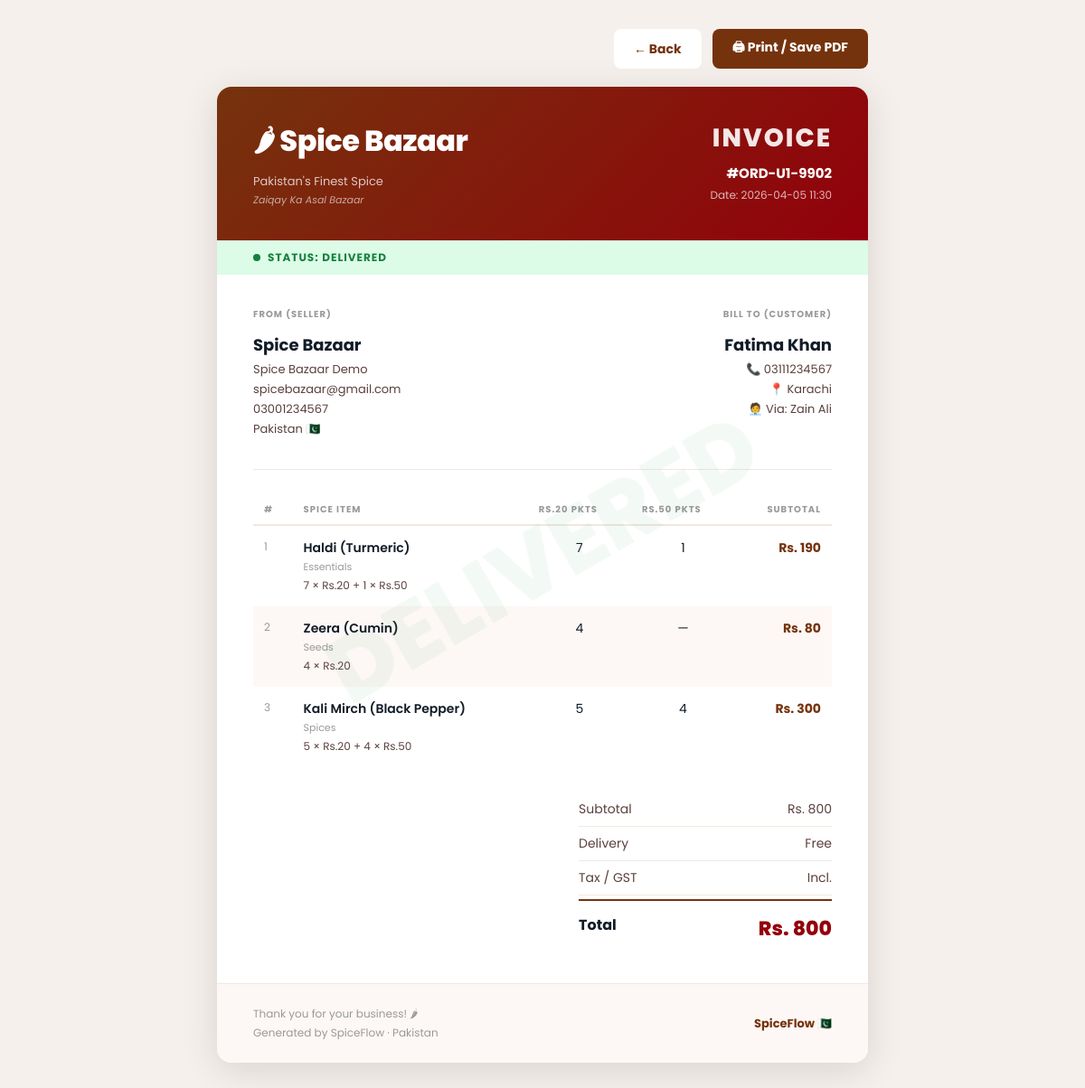
Page /orders/bill/2 (signed in) on the committed database.
### tables this page shows
CREATE TABLE orders (
            id INTEGER PRIMARY KEY AUTOINCREMENT,
            user_id INTEGER NOT NULL,
            order_number TEXT UNIQUE,
            customer_name TEXT,
            phone TEXT,
            city TEXT,
            salesman TEXT,
            total_amount REAL DEFAULT 0,
            status TEXT DEFAULT 'Pending',
            created_at TEXT DEFAULT CURRENT_TIMESTAMP,
            FOREIGN KEY(user_id) REFERENCES users(id)
        );

CREATE TABLE users (
            id INTEGER PRIMARY KEY AUTOINCREMENT,
            email TEXT UNIQUE NOT NULL,
            password_hash TEXT NOT NULL,
            full_name TEXT,
            phone TEXT,
            role TEXT DEFAULT 'Staff',
            created_at TEXT DEFAULT CURRENT_TIMESTAMP
        );

CREATE TABLE order_items (
            id INTEGER PRIMARY KEY AUTOINCREMENT,
            order_id INTEGER,
            spice_id INTEGER,
            qty_20 INTEGER DEFAULT 0,
            qty_50 INTEGER DEFAULT 0,
            FOREIGN KEY(order_id) REFERENCES orders(id),
            FOREIGN KEY(spice_id) REFERENCES spices(id)
        );

CREATE TABLE spices (
            id INTEGER PRIMARY KEY AUTOINCREMENT,
            user_id INTEGER NOT NULL,
            name TEXT NOT NULL,
            category TEXT,
            img_url TEXT,
            stock_20 INTEGER DEFAULT 0,
            stock_50 INTEGER DEFAULT 0,
            FOREIGN KEY(user_id) REFERENCES users(id)
        );

### app.py (the view, shortened to what this page needs)
@app.route("/orders/bill/<int:order_id>")
@login_required
def view_bill(order_id):
    conn = get_db()
    user_id = current_user_id()
    order_raw = conn.execute(
        "SELECT * FROM orders WHERE id=? AND user_id=?", (order_id, user_id)
    ).fetchone()
    if not order_raw:
        conn.close()
        flash("Order not found.", "error")
        return redirect(url_for("orders"))
    order = dict(order_raw)
    order['display_time'] = order['created_at'][:16] if order.get('created_at') else ''
    items = conn.execute("""
        SELECT s.name, s.category, oi.qty_20, oi.qty_50,
               (oi.qty_20 * 20 + oi.qty_50 * 50) AS subtotal
        FROM order_items oi
        JOIN spices s ON oi.spice_id = s.id
        WHERE oi.order_id=?
    """, (order_id,)).fetchall()
    user = conn.execute("SELECT * FROM users WHERE id=?", (user_id,)).fetchone()
    conn.close()
    return render_template("bill.html", order=order, items=items, user=user)

### app.py (called while the page is built)
def get_db():
    conn = sqlite3.connect(DB_PATH)
    conn.row_factory = sqlite3.Row
    return conn

def login_required(route_function):
    @wraps(route_function)
    def wrapper(*args, **kwargs):
        if 'user_id' not in session:
            flash('Please login to access Spice Bazaar.', 'error')
            return redirect(url_for('login'))
        return route_function(*args, **kwargs)
    return wrapper

def current_user_id():
    return session['user_id']

### templates/bill.html (shortened to what this page needs)
<!DOCTYPE html>
<html lang="en">
<head>
</head>
<body>
  {% if order.status == 'Delivered' %}
  <div class="watermark">DELIVERED</div>
  {% endif %}
  <div class="invoice-wrap">
    <div class="action-bar">
      <button class="btn-back" onclick="window.close()">← Back</button>
      <button class="btn-print" onclick="window.print()">🖨 Print / Save PDF</button>
    </div>
    <div class="invoice">
      <div class="inv-header">
        <div class="logo-area">
          <h1>🌶 Spice Bazaar</h1>
          <p>Pakistan's Finest Spice </p>
          <p class="tagline">Zaiqay Ka Asal Bazaar</p>
        </div>
        <div class="inv-meta">
          <div class="inv-title">INVOICE</div>
          <div class="inv-num">{{ order.order_number }}</div>
          <div class="inv-date">Date: {{ order.display_time[:16] if order.display_time else "" }}</div>
        </div>
      </div>
      <div class="status-ribbon {{ order.status.lower() }}">
        <div class="status-dot"></div>
        Status: {{ order.status }}
      </div>
      <div class="inv-body">
        <div class="parties">
          <div class="party-box">
            <h3>From (Seller)</h3>
            <div class="pname">Spice Bazaar</div>
            <div class="pdetail">{{ user.full_name or user.email }}</div>
            <div class="pdetail">{{ user.email }}</div>
            {% if user.phone %}<div class="pdetail">{{ user.phone }}</div>{% endif %}
            <div class="pdetail">Pakistan 🇵🇰</div>
          </div>
          <div class="party-box" style="text-align:right;">
            <h3>Bill To (Customer)</h3>
            <div class="pname">{{ order.customer_name }}</div>
            <div class="pdetail">📞 {{ order.phone }}</div>
            <div class="pdetail">📍 {{ order.city }}</div>
            {% if order.salesman %}<div class="pdetail">🧑‍💼 Via: {{ order.salesman }}</div>{% endif %}
          </div>
        </div>
        <div class="divider"></div>
        <table class="items-table">
          <thead>
            <tr>
              <th>#</th>
              <th>Spice Item</th>
              <th>Rs.20 Pkts</th>
              <th>Rs.50 Pkts</th>
              <th>Subtotal</th>
            </tr>
          </thead>
          <tbody>
            {% for item in items %}
            {% if item.qty_20 > 0 or item.qty_50 > 0 %}
            <tr>
              <td style="color:#999; font-size:12px;">{{ loop.index }}</td>
              <td>
                <div class="spice-name">{{ item.name }}</div>
                {% if item.category %}<div class="spice-cat">{{ item.category }}</div>{% endif %}
                <div class="pkt-detail">
                  {% if item.qty_20 > 0 %}{{ item.qty_20 }} × Rs.20{% endif %}
                  {% if item.qty_20 > 0 and item.qty_50 > 0 %} + {% endif %}
                  {% if item.qty_50 > 0 %}{{ item.qty_50 }} × Rs.50{% endif %}
                </div>
              </td>
              <td style="text-align:center;">{% if item.qty_20 > 0 %}{{ item.qty_20 }}{% else %}—{% endif %}</td>
              <td style="text-align:center;">{% if item.qty_50 > 0 %}{{ item.qty_50 }}{% else %}—{% endif %}</td>
              <td>Rs. {{ "%.0f"|format(item.subtotal) }}</td>
            </tr>
            {% endif %}
            {% endfor %}
          </tbody>
        </table>
        <div class="totals-wrap">
          <div class="totals-box">
            <div class="totals-row">
              <span class="label">Subtotal</span>
              <span class="value">Rs. {{ "%.0f"|format(order.total_amount) }}</span>
            </div>
            <div class="totals-row">
              <span class="label">Delivery</span>
              <span class="value">Free</span>
            </div>
            <div class="totals-row">
              <span class="label">Tax / GST</span>
              <span class="value">Incl.</span>
            </div>
            <div class="totals-row grand">
              <span class="label">Total</span>
              <span class="value">Rs. {{ "%.0f"|format(order.total_amount) }}</span>
            </div>
          </div>
        </div>
      </div>
      <div class="inv-footer">
        <div class="note">Thank you for your business! 🌶<br>Generated by SpiceFlow · Pakistan</div>
        <div class="brand">SpiceFlow 🇵🇰</div>
      </div>
    </div>
  </div>
</body>
</html>

### templates/bill.html (style rules this page uses)
* { margin: 0; padding: 0; box-sizing: border-box; }
body { font-family: 'Poppins', sans-serif; background: #f5f0eb; display: flex; justify-content: center; padding: 32px 16px 60px; min-height: 100vh; }
.invoice-wrap { width: 100%; max-width: 720px; }
.action-bar { display: flex; gap: 12px; justify-content: flex-end; margin-bottom: 20px; }
.action-bar button { display: flex; align-items: center; gap: 8px; padding: 10px 22px; border-radius: 8px; font-family: 'Poppins', sans-serif; font-size: 14px; font-weight: 700; cursor: pointer; border: none; }
.btn-print { background: #75330d; color: #fff; }
.btn-back { background: #fff; color: #75330d; border: 2px solid #75330d; }
.invoice { background: #ffffff; border-radius: 16px; overflow: hidden; box-shadow: 0 8px 40px rgba(0,0,0,0.12); }
.inv-header { background: linear-gradient(135deg, #75330d 0%, #93000b 100%); padding: 36px 40px; display: flex; justify-content: space-between; align-items: flex-start; color: #fff; }
.logo-area h1 { font-size: 32px; font-weight: 800; letter-spacing: -0.5px; }
.logo-area p { font-size: 13px; opacity: 0.75; margin-top: 4px; }
.logo-area .tagline { font-size: 11px; opacity: 0.6; margin-top: 2px; font-style: italic; }
.inv-meta { text-align: right; }
.inv-meta .inv-title { font-size: 28px; font-weight: 800; letter-spacing: 2px; opacity: 0.9; }
.inv-meta .inv-num { font-size: 15px; font-weight: 700; margin-top: 6px; }
.inv-meta .inv-date { font-size: 12px; opacity: 0.7; margin-top: 4px; }
.status-ribbon { padding: 10px 40px; font-size: 12px; font-weight: 700; letter-spacing: 1px; text-transform: uppercase; display: flex; align-items: center; gap: 8px; }
.status-ribbon.delivered { background: #dcfce7; color: #15803d; }
.status-dot { width: 8px; height: 8px; border-radius: 50%; background: currentColor; }
.inv-body { padding: 36px 40px; }
.parties { display: grid; grid-template-columns: 1fr 1fr; gap: 32px; margin-bottom: 32px; }
.party-box h3 { font-size: 10px; font-weight: 700; text-transform: uppercase; letter-spacing: 1px; color: #999; margin-bottom: 12px; }
.party-box .pname { font-size: 18px; font-weight: 700; color: #121c28; margin-bottom: 4px; }
.party-box .pdetail { font-size: 13px; color: #5b403d; margin-bottom: 2px; }
.divider { height: 1px; background: #f0e8e0; margin: 0 0 28px; }
.items-table { width: 100%; border-collapse: collapse; margin-bottom: 28px; }
.items-table thead th { font-size: 10px; font-weight: 700; text-transform: uppercase; letter-spacing: 1px; color: #999; padding: 8px 12px; text-align: left; border-bottom: 2px solid #f0e8e0; }
.items-table thead th:last-child { text-align: right; }
.items-table tbody tr:nth-child(even) { background: #fdf8f5; }
.items-table tbody td { padding: 14px 12px; font-size: 14px; color: #121c28; vertical-align: top; }
.items-table tbody td:last-child { text-align: right; font-weight: 700; color: #75330d; }
.spice-name { font-weight: 600; }
.spice-cat { font-size: 11px; color: #999; margin-top: 2px; }
.pkt-detail { font-size: 12px; color: #5b403d; margin-top: 3px; }
.totals-wrap { display: flex; justify-content: flex-end; }
.totals-box { width: 280px; }
.totals-row { display: flex; justify-content: space-between; padding: 8px 0; font-size: 14px; color: #5b403d; border-bottom: 1px solid #f0e8e0; }
.totals-row.grand { border-top: 2px solid #75330d; border-bottom: none; padding-top: 14px; margin-top: 4px; }
.totals-row.grand .label { font-size: 16px; font-weight: 700; color: #121c28; }
.totals-row.grand .value { font-size: 22px; font-weight: 800; color: #93000b; }
.inv-footer { background: #fdf8f5; border-top: 1px solid #f0e8e0; padding: 24px 40px; display: flex; justify-content: space-between; align-items: center; }
.inv-footer .note { font-size: 12px; color: #999; }
.inv-footer .brand { font-size: 13px; font-weight: 700; color: #75330d; }
.watermark { position: fixed; top: 50%; left: 50%; transform: translate(-50%,-50%) rotate(-30deg); font-size: 100px; font-weight: 800; color: rgba(21,128,61,0.05); pointer-events: none; z-index: 0; white-space: nowrap; }

### rows in the picture
orders: order_number "#ORD-U1-9902", status "DELIVERED", customer_name "Fatima Khan", phone "03111234567", city "Karachi", salesman "Zain Ali", total_amount "800"
users: full_name "Spice Bazaar Demo", email "spicebazaar@gmail.com", phone "03001234567"
order_items: name "Haldi (Turmeric)", category "Essentials", qty_20 "7", qty_50 "1", subtotal "190"
order_items: name "Zeera (Cumin)", category "Seeds", qty_20 "4", subtotal "80"
order_items: name "Kali Mirch (Black Pepper)", category "Spices", qty_20 "5", qty_50 "4", subtotal "300"

### other values in the picture
{{ order.display_time[:16] if order.display_time else "" }} "2026-04-05 11:30"
